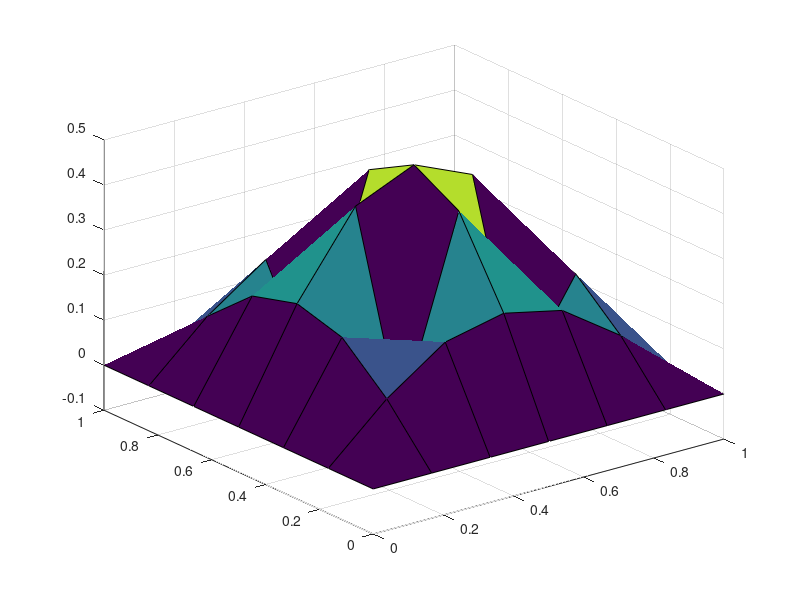

MATLAB code for this plot:
x = 0:1/6:1;
y = 0:1/6:1;
[X, Y] = meshgrid(x, y);
u = [0 , 0 , 0 , 0 , 0 , 0 , 0 , ;
0 , 0.119199 , 0.210059 , 0.238915 , 0.210059 , 0.119199 , 6.12323e-17 , ;
0 , 0.210059 , -0.00198889 , 0.420224 , 0.00198889 , 0.210059 , 1.06058e-16 , ;
0 , 0.238915 , 0.420224 , 0.476875 , 0.420224 , 0.238915 , 1.22465e-16 , ;
0 , 0.210059 , 0.00198889 , 0.420224 , -0.00198889 , 0.210059 , 1.06058e-16 , ;
0 , 0.119199 , 0.210059 , 0.238915 , 0.210059 , 0.119199 , 6.12323e-17 , ;
0 , 6.12323e-17 , 1.06058e-16 , 1.22465e-16 , 1.06058e-16 , 6.12323e-17 , 1.49976e-32 , ;
];
surf(X, Y, u);
